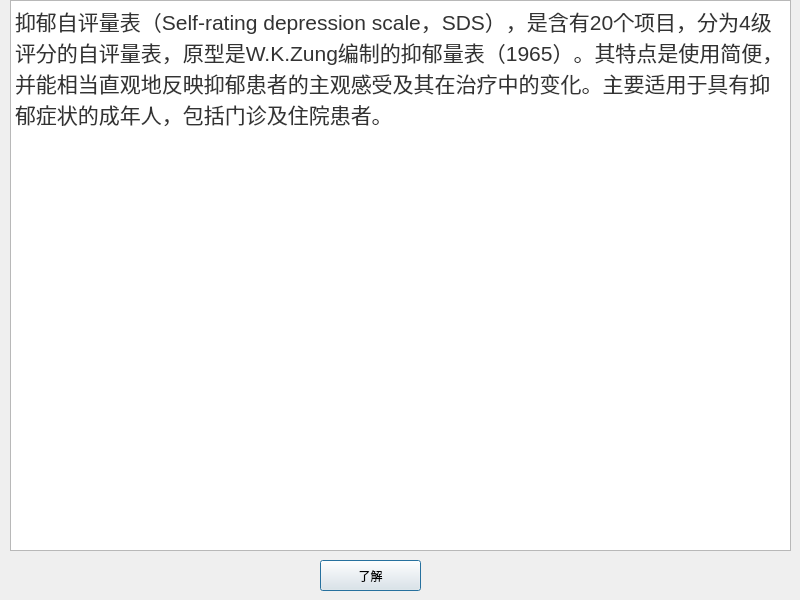
<?xml version="1.0" encoding="UTF-8"?>
<ui version="4.0">
 <class>Instruction</class>
 <widget class="QDialog" name="Instruction">
  <property name="geometry">
   <rect>
    <x>0</x>
    <y>0</y>
    <width>800</width>
    <height>600</height>
   </rect>
  </property>
  <property name="windowTitle">
   <string>Dialog</string>
  </property>
  <widget class="QTextBrowser" name="textBrowser">
   <property name="geometry">
    <rect>
     <x>10</x>
     <y>0</y>
     <width>781</width>
     <height>551</height>
    </rect>
   </property>
   <property name="html">
    <string>&lt;!DOCTYPE HTML PUBLIC &quot;-//W3C//DTD HTML 4.0//EN&quot; &quot;http://www.w3.org/TR/REC-html40/strict.dtd&quot;&gt;
&lt;html&gt;&lt;head&gt;&lt;meta name=&quot;qrichtext&quot; content=&quot;1&quot; /&gt;&lt;meta charset=&quot;utf-8&quot; /&gt;&lt;style type=&quot;text/css&quot;&gt;
p, li { white-space: pre-wrap; }
hr { height: 1px; border-width: 0; }
li.unchecked::marker { content: &quot;\2610&quot;; }
li.checked::marker { content: &quot;\2612&quot;; }
&lt;/style&gt;&lt;/head&gt;&lt;body style=&quot; font-family:'Microsoft YaHei UI'; font-size:9pt; font-weight:400; font-style:normal;&quot;&gt;
&lt;p style=&quot; margin-top:0px; margin-bottom:0px; margin-left:0px; margin-right:0px; -qt-block-indent:0; text-indent:0px;&quot;&gt;&lt;span style=&quot; font-family:'Helvetica Neue','Helvetica','Arial','PingFang SC','Hiragino Sans GB','Microsoft YaHei','WenQuanYi Micro Hei','sans-serif'; font-size:16pt; color:#333333; background-color:#ffffff;&quot;&gt;抑郁自评量表（Self-rating depression scale，SDS），是含有20个项目，分为4级评分的自评量表，原型是W.K.Zung编制的抑郁量表（1965）。其特点是使用简便，并能相当直观地反映抑郁患者的主观感受及其在治疗中的变化。主要适用于具有抑郁症状的成年人，包括门诊及住院患者。&lt;/span&gt;&lt;/p&gt;&lt;/body&gt;&lt;/html&gt;</string>
   </property>
  </widget>
  <widget class="QPushButton" name="pushButton">
   <property name="geometry">
    <rect>
     <x>320</x>
     <y>560</y>
     <width>101</width>
     <height>31</height>
    </rect>
   </property>
   <property name="text">
    <string>了解</string>
   </property>
  </widget>
 </widget>
 <resources/>
 <connections/>
</ui>
